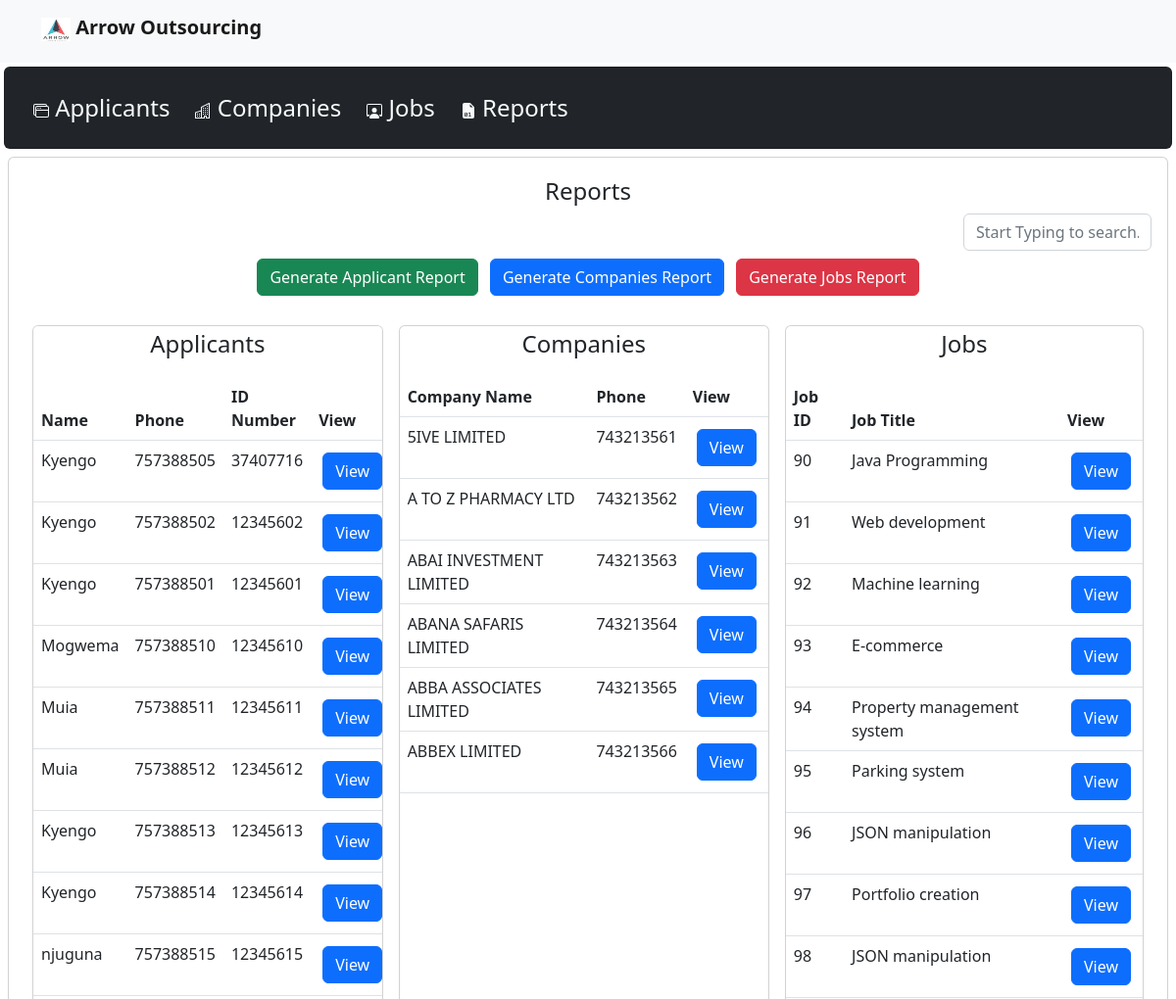
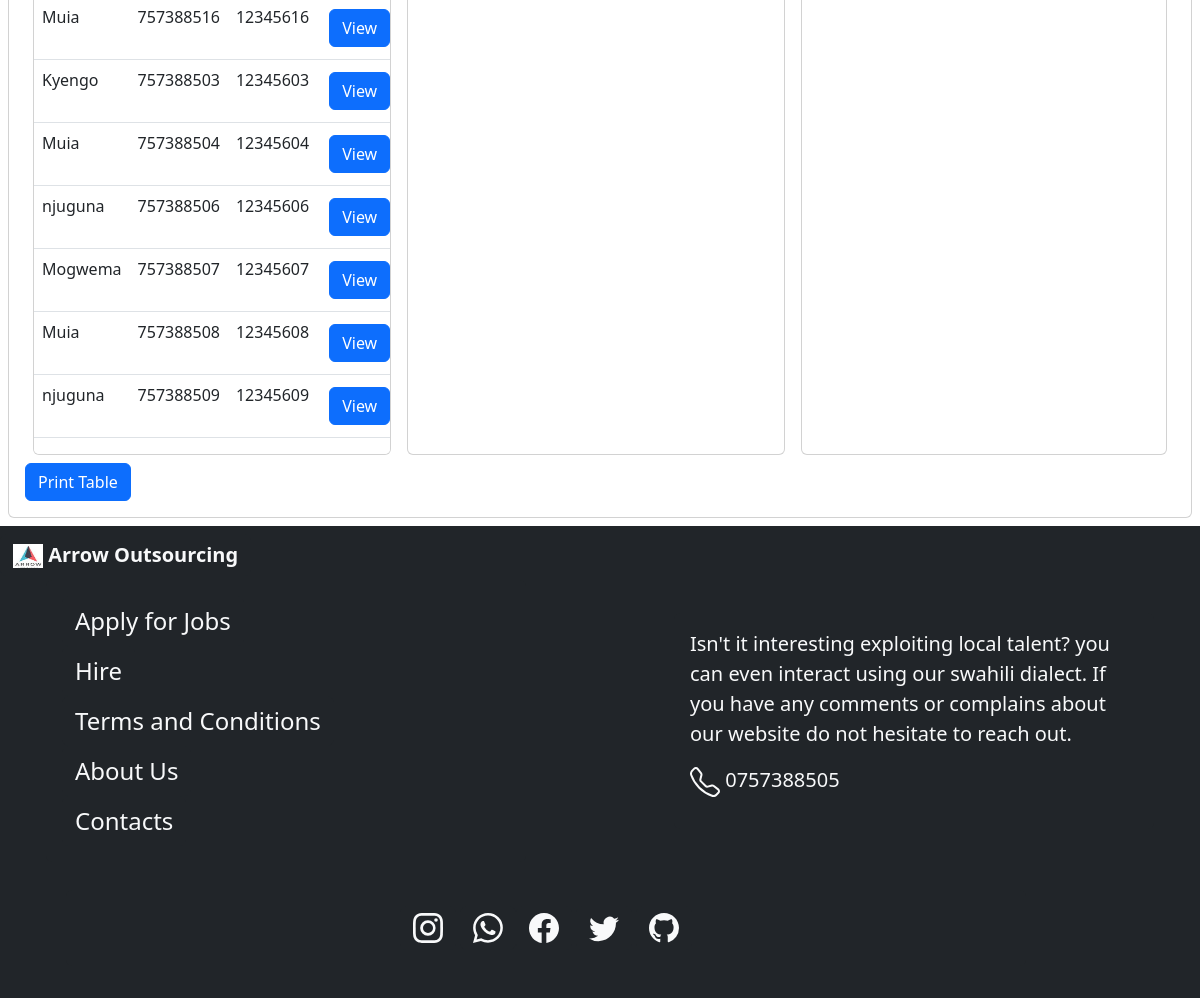
Page /admin/reports.php on the committed database (2 pictures, top to bottom).
### tables this page shows
CREATE TABLE `applicantdetails` (
  `firstName` varchar(20) NOT NULL,
  `lastName` varchar(20) NOT NULL,
  `phoneNumber` int(9) NOT NULL,
  `identityNumber` int(8) NOT NULL,
  `availability` varchar(30) NOT NULL,
  `applicantEmail` varchar(30) NOT NULL,
  `password` varchar(30) NOT NULL,
  `OTP` varchar(6) NOT NULL,
  `status` varchar(15) NOT NULL DEFAULT 'Active',
  `statusDate` datetime NOT NULL,
  `score` varchar(4) NOT NULL,
  `skills` text NOT NULL,
  `skillsCount` int(3) NOT NULL,
  `level` varchar(30) NOT NULL
);

CREATE TABLE `companydetails` (
  `companyName` varchar(100) NOT NULL,
  `companyPhoneNumber` int(9) NOT NULL,
  `companyEmail` varchar(30) NOT NULL,
  `companyWebsite` varchar(100) NOT NULL,
  `password` varchar(30) NOT NULL,
  `OTP` varchar(10) NOT NULL,
  `status` varchar(20) NOT NULL DEFAULT 'Registered',
  `statusDate` datetime DEFAULT NULL
);

CREATE TABLE `jobdetails` (
  `jobId` int(11) NOT NULL,
  `companyEmail` varchar(30) NOT NULL,
  `jobTitle` varchar(50) NOT NULL,
  `jobDescription` text NOT NULL,
  `amount` decimal(20,2) NOT NULL,
  `deadline` date NOT NULL,
  `skills` varchar(100) NOT NULL,
  `level` varchar(15) NOT NULL,
  `dateCreated` timestamp NOT NULL DEFAULT current_timestamp(),
  `status` varchar(15) NOT NULL DEFAULT 'Active'
);

### admin/reports.php (the view, shortened to what this page needs)
<?php
$mysqli = new mysqli('localhost', 'root', '', 'outsourcing');
?>
<!doctype html>
<html lang="en">
  <head>
    <link href="https://cdn.jsdelivr.net/npm/bootstrap@5.2.1/dist/css/bootstrap.min.css" rel="stylesheet">
  </head>
  <body>
    <nav class="navbar bg-light">
        <div class="container mb-2">
            <a class="navbar-brand" href="../../index.php">
                <img src="logo.jpg" alt="Logo" width="30rem" height="24"> <b>Arrow Outsourcing</b>
            </a>
        </div>
    </nav>
            <div class="card m-1 border-1 bg-dark overflow-auto">
                <div class="card-body d-inline-flex p-auto">
                <div> <a href="applicants.php" class="btn fs-4 btn-dark text-light">
                     Applicants  </a>
                </div>
                    <div> <a href="companies.php" class="btn fs-4 btn-dark text-light">
                         Companies  </a>
                    </div>
                    <div> <a href="Jobs.php" class="btn fs-4 btn-dark text-light">
                         Jobs  </a>
                    </div>
                    <div> <a href="reports.php" class="btn fs-4 btn-dark text-light">
                         Reports  </a>
                    </div>
                </div>
            </div>
            <div class="card m-2 border-1">
                <div class="card-body">
                   <h4 class='text-center mt-1'>Reports</h4>
                   <div class="d-flex  mb-1 justify-content-end">
                        <input type="text" class="form-control" id='liveSearch' placeholder="Start Typing to search..." style="width: 12rem;">
                    </div>
                   <div class="card border-0 overflow-auto" style="height: 4rem;">
                        <div class="mx-auto">
                            <form action="" method="POST">
                                <button type="Submit" name = "generateApplicantsReport" class="btn btn-success m-1" data-bs-dismiss="modal">Generate Applicant Report</button>
                                <button type="Submit" name = "generateCompaniesReport" class="btn btn-primary m-1" data-bs-dismiss="modal">Generate Companies Report</button>
                                <button type="Submit" name = "generateJobsReport" class="btn btn-danger m-1" data-bs-dismiss="modal">Generate Jobs Report</button>
                            </form>
                        </div>
                    </div>
                    <form method="POST" action="view.php">
                        <div class="d-flex justify-content-center" id="table">
                            <div class="card m-2 overflow-auto">
                                <p class="text-center fs-4">Applicants</p>
                                <table class="table table-hover">
                                    <thead>
                                        <tr>
                                        <th scope="col">Name</th>
                                        <th scope="col">Phone</th>
                                        <th scope="col">ID Number</th>
                                        <th scope="col">View</th>
                                        </tr>
                                    </thead>
                                    <tbody>
                                        <?php
                                            $sql = "SELECT * FROM applicantdetails";
                                            $res = mysqli_query($mysqli, $sql);
                                            while($rows = mysqli_fetch_row($res)){
                                                echo "
                                                <tr>
                                                <td>$rows[1]</td>
                                                <td>$rows[2]</td>
                                                <td>$rows[3]</td>
                                                <td><button type='Submit' name = 'app$rows[5]' class='btn btn-primary m-1' data-bs-dismiss='modal'>View</button></td>
                                                </tr>";
                                            }
                                        ?>
                                    </tbody>
                                </table>
                            </div>
                            <div class="card m-2 overflow-auto">
                                <p class="text-center fs-4">Companies</p>
                                <table class="table table-hover">
                                    <thead>
                                        <tr>
                                        <th scope="col">Company Name</th>
                                        <th scope="col">Phone</th>
                                        <th scope="col">View</th>
                                        </tr>
                                    </thead>
                                    <tbody>
                                        <?php
                                            $sql = "SELECT * FROM companydetails";
                                            $res = mysqli_query($mysqli, $sql);
                                            while($rows = mysqli_fetch_row($res)){
                                                echo "
                                                <tr>
                                                <td>$rows[0]</td>
                                                <td>$rows[1]</td>
                                                <td><button type='Submit' name = 'com$rows[2]' class='btn btn-primary m-1' data-bs-dismiss='modal'>View</button></td>
                                                </tr>";
                                            }
                                        ?>
                                    </tbody>
                                </table>
                            </div>
                            <div class="card m-2 overflow-auto">
                                <p class="text-center fs-4">Jobs</p>
                                <table class="table table-hover">
                                    <thead>
                                        <tr>
                                        <th scope="col">Job ID</th>
                                        <th scope="col">Job Title</th>
                                        <th scope="col">View</th>
                                        </tr>
                                    </thead>
                                    <tbody>
                                        <?php
                                            $sql = "SELECT * FROM jobdetails";
                                            $res = mysqli_query($mysqli, $sql);
                                            while($rows = mysqli_fetch_row($res)){
                                                echo "
                                                <tr>
                                                <td>$rows[0]</td>
                                                <td>$rows[2]</td>
                                                <td><button type='Submit' name = 'job$rows[0]' class='btn btn-primary m-1' data-bs-dismiss='modal'>View</button></td>
                                                </tr>";
                                            }
                                        ?>
                                    </tbody>
                                </table>
                            </div>
                        </div>
                    </form>
                    <div>
                        <button class="btn btn-primary" id="print">Print Table</button>
                    </div>
                </div>
            </div>
    <app-footer></app-footer>
</body>
</html>

### rows in the picture
applicantdetails: lastName "Kyengo", phoneNumber "757388505", identityNumber "37407716"
applicantdetails: lastName "Kyengo", phoneNumber "757388502", identityNumber "12345602"
applicantdetails: lastName "Kyengo", phoneNumber "757388501", identityNumber "12345601"
applicantdetails: lastName "Mogwema", phoneNumber "757388510", identityNumber "12345610"
applicantdetails: lastName "Muia", phoneNumber "757388511", identityNumber "12345611"
applicantdetails: lastName "Muia", phoneNumber "757388512", identityNumber "12345612"
applicantdetails: lastName "Kyengo", phoneNumber "757388513", identityNumber "12345613"
applicantdetails: lastName "Kyengo", phoneNumber "757388514", identityNumber "12345614"
applicantdetails: lastName "njuguna", phoneNumber "757388515", identityNumber "12345615"
applicantdetails: lastName "Muia", phoneNumber "757388516", identityNumber "12345616"
applicantdetails: lastName "Kyengo", phoneNumber "757388503", identityNumber "12345603"
applicantdetails: lastName "Muia", phoneNumber "757388504", identityNumber "12345604"
applicantdetails: lastName "njuguna", phoneNumber "757388506", identityNumber "12345606"
applicantdetails: lastName "Mogwema", phoneNumber "757388507", identityNumber "12345607"
applicantdetails: lastName "Muia", phoneNumber "757388508", identityNumber "12345608"
applicantdetails: lastName "njuguna", phoneNumber "757388509", identityNumber "12345609"
companydetails: companyName "5IVE LIMITED", companyPhoneNumber "743213561"
companydetails: companyName "A TO Z PHARMACY LTD", companyPhoneNumber "743213562"
companydetails: companyName "ABAI INVESTMENT LIMITED", companyPhoneNumber "743213563"
companydetails: companyName "ABANA SAFARIS LIMITED", companyPhoneNumber "743213564"
companydetails: companyName "ABBA ASSOCIATES LIMITED", companyPhoneNumber "743213565"
companydetails: companyName "ABBEX LIMITED", companyPhoneNumber "743213566"
jobdetails: jobId "90", jobTitle "Java Programming"
jobdetails: jobId "91", jobTitle "Web development"
jobdetails: jobId "92", jobTitle "Machine learning"
jobdetails: jobId "93", jobTitle "E-commerce"
jobdetails: jobId "94", jobTitle "Property management system"
jobdetails: jobId "95", jobTitle "Parking system"
jobdetails: jobId "96", jobTitle "JSON manipulation"
jobdetails: jobId "97", jobTitle "Portfolio creation"
jobdetails: jobId "98", jobTitle "JSON manipulation"
